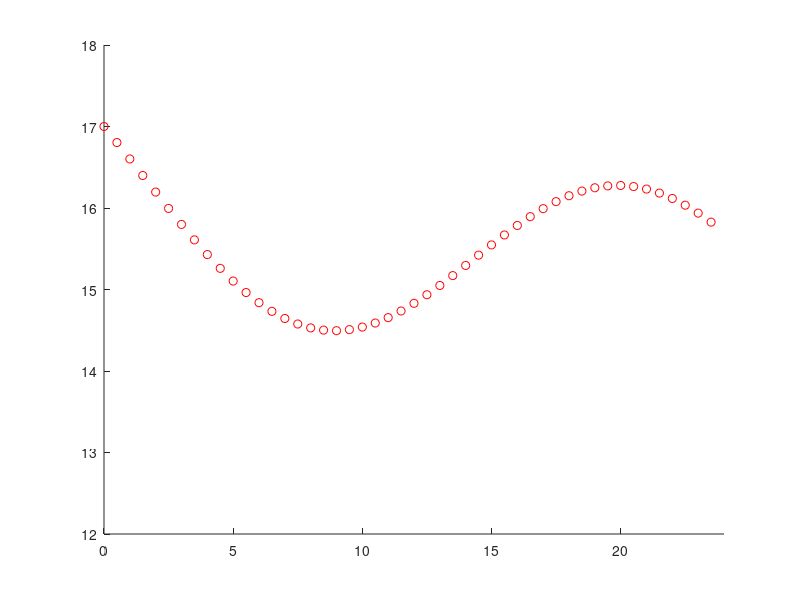

This figure's MATLAB source:
hold off
%Differensiallikning:
F = @(x, y) -0.1*(y - 15 + 3*cos((pi/12)*x - 1));

%Initial betingelse:
x0 = 0;
y0 = 17;

%Iterer over intervallet:
I = [0, 24];

%Steglengde
h = 0.5;

%Magic:
xn = x0;
yn = y0;

hold on
while xn < max(I)
    plot(xn, yn, "ro")
    axis([x0 max(I) 12 18])
    xn = xn + h;
    yn = yn + h*F(xn, yn);
    pause(0.1)
end
hold off